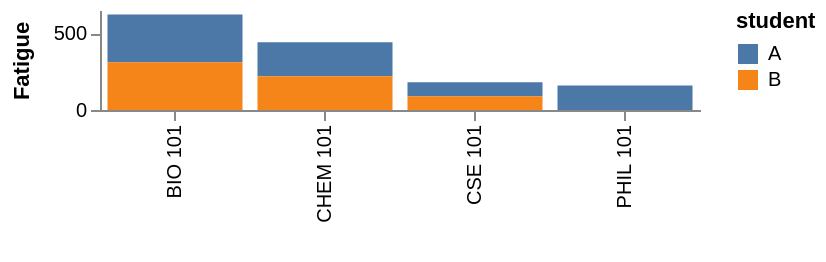

Specify this chart in Vega-Lite:
### Vega specification from a JSON file in a GitHub repository (floating-point values rounded to 4 significant figures)
{"$schema": "https://vega.github.io/schema/vega/v3.0.json", "description": "Bar graph showing how each film differs from the average rating for that year", "autosize": "pad", "padding": 5, "width": 300, "height": 50, "style": "cell", "data": [{"name": "source_0", "values": [{"student": "A", "Class": "CSE 101", "TimeOfDay": 8, "Length": 45}, {"student": "A", "Class": "PHIL 101", "TimeOfDay": 10, "Length": 70}, {"student": "A", "Class": "CHEM 101", "TimeOfDay": 12, "Length": 30}, {"student": "A", "Class": "BIO 101", "TimeOfDay": 15, "Length": 45}, {"student": "B", "Class": "CSE 101", "TimeOfDay": 8, "Length": 45}, {"student": "B", "Class": "CHEM 101", "TimeOfDay": 12, "Length": 30}, {"student": "B", "Class": "BIO 101", "TimeOfDay": 15, "Length": 45}]}, {"name": "data_0", "source": "source_0", "transform": [{"type": "window", "params": [null], "as": ["TimeInClass"], "ops": ["sum"], "fields": ["Length"], "groupby": ["Student"], "sort": {"field": "TimeOfDay", "order": "ascending"}, "frame": [null, 0]}, {"type": "formula", "expr": "toNumber(datum[\"TimeInClass\"])", "as": "TimeInClass"}, {"type": "stack", "groupby": ["Class"], "field": "TimeInClass", "sort": {"field": ["student"], "order": ["descending"]}, "as": ["TimeInClass_start", "TimeInClass_end"], "offset": "zero"}, {"type": "filter", "expr": "datum[\"TimeInClass\"] !== null && !isNaN(datum[\"TimeInClass\"])"}]}], "marks": [{"name": "layer_0_marks", "type": "rect", "clip": true, "style": ["bar"], "from": {"data": "data_0"}, "encode": {"update": {"x": {"scale": "x", "field": "Class"}, "width": {"scale": "x", "band": true}, "y": {"scale": "y", "field": "TimeInClass_end"}, "y2": {"scale": "y", "field": "TimeInClass_start"}, "fill": {"scale": "color", "field": "student"}}}}], "scales": [{"name": "x", "type": "band", "domain": {"data": "data_0", "field": "Class", "sort": true}, "range": [0, {"signal": "width"}], "paddingInner": 0.1, "paddingOuter": 0.05}, {"name": "y", "type": "linear", "domain": {"data": "data_0", "fields": ["TimeInClass_start", "TimeInClass_end"]}, "range": [{"signal": "height"}, 0], "nice": true, "zero": true}, {"name": "color", "type": "ordinal", "domain": {"data": "data_0", "field": "student", "sort": true}, "range": "category"}], "axes": [{"title": "", "scale": "x", "orient": "bottom", "zindex": 1, "encode": {"labels": {"update": {"angle": {"value": 270}, "align": {"value": "right"}, "baseline": {"value": "middle"}}}}}, {"title": "Fatigue", "scale": "y", "orient": "left", "labelOverlap": true, "tickCount": {"signal": "ceil(height/40)"}, "zindex": 1}], "legends": [{"fill": "color", "title": "student", "encode": {"symbols": {"update": {"shape": {"value": "square"}}}}}], "config": {"axis": {"domainWidth": 1}, "axisY": {"minExtent": 30}, "style": {"cell": {"stroke": "transparent"}}}}
